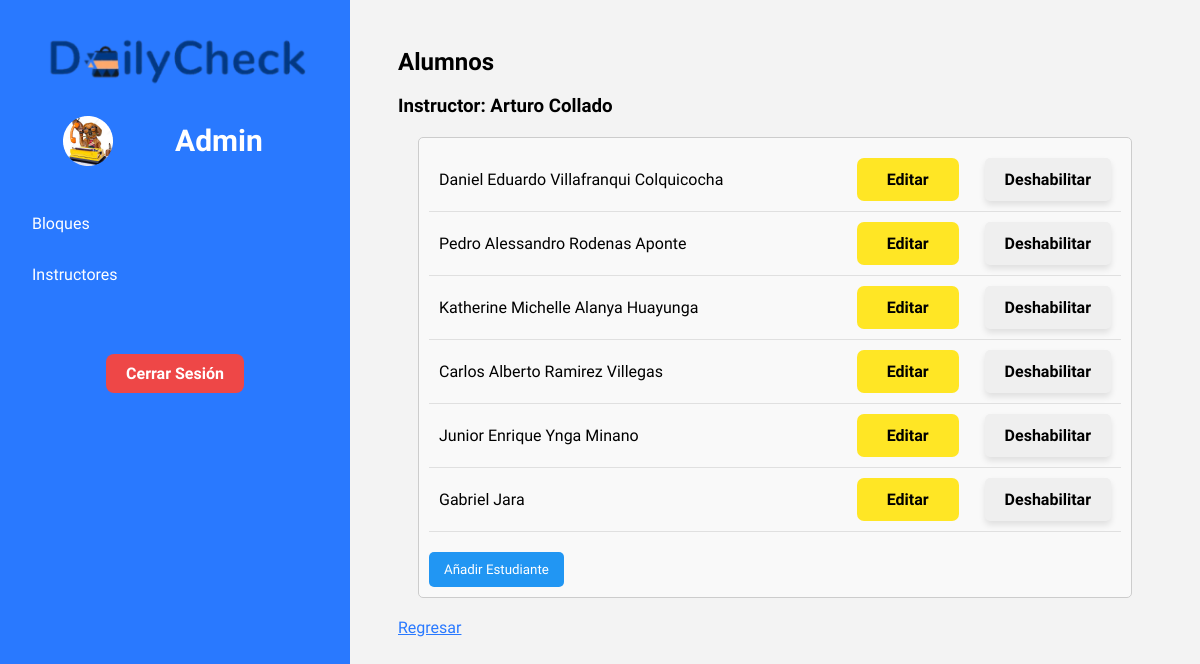
/views/admin/usuarios.php?id=4 (signed in), run on the app's committed database.
### tables this page shows
CREATE TABLE `usuarios` (
  `id` int(11) NOT NULL,
  `nombres` varchar(50) NOT NULL,
  `apellidos` varchar(50) NOT NULL,
  `correo` varchar(50) NOT NULL,
  `clave` varchar(50) NOT NULL,
  `rol_id` int(11) NOT NULL,
  `habilitado` tinyint(4) DEFAULT 1
);

### controller/controladorBloque.php (called while the page is built, shortened)
<?php
require_once $_SERVER['DOCUMENT_ROOT'] . '/SistemaControlAsistencia/model/modeloBloque.php';
class ControladorBloque
{
    private $modelo;
    public function __construct($modelo)
    {
        $this->modelo = $modelo;
    }
    public function obtenerAlumnosAsignados($bloque_id)
    {
        return $this->modelo->obtenerAlumnosPorBloque($bloque_id);
    }
    public function obtenerInstructorPorBloque($bloque_id)
    {
        return $this->modelo->obtenerInstructorPorBloque($bloque_id);
    }
}

### model/modeloBloque.php (called while the page is built, shortened)
<?php
class ModeloBloque
{
    private $conexion;
    public function __construct($conexion)
    {
        $this->conexion = $conexion;
    }
    public function obtenerAlumnosPorBloque($bloque_id)
    {
        $sql = "SELECT u.id, u.nombres, u.apellidos, u.habilitado FROM alumno_bloque ab
                JOIN usuarios u ON ab.alumno_id = u.id
                WHERE ab.bloque_id = :bloque_id";
        $stmt = $this->conexion->prepare($sql);
        $stmt->execute([':bloque_id' => $bloque_id]);
        return $stmt->fetchAll(PDO::FETCH_ASSOC);
    }
    public function obtenerInstructorPorBloque($bloque_id)
    {
        $sql =
            "SELECT p.nombres, p.apellidos
        FROM bloques AS b
        INNER JOIN usuarios AS p
        ON b.profesor_id = p.id
        WHERE b.id = :bloque_id";
        $stmt = $this->conexion->prepare($sql);
        $stmt->execute([':bloque_id' => $bloque_id]);
        return $stmt->fetch(PDO::FETCH_ASSOC);
    }
}

### views/admin/usuarios.php (the view, shortened to what this page needs)
<?php
require_once '../../controller/controladorBloque.php';
$modelo = new ModeloBloque($conexion);
$controladorBloque = new ControladorBloque($modelo);
$bloque_id = isset($_GET['id']) ? $_GET['id'] : null;
$alumnosAsignados = $controladorBloque->obtenerAlumnosAsignados($bloque_id);
$profesor = $controladorBloque->obtenerInstructorPorBloque($bloque_id);
$profesorName = $profesor['nombres'] . " " .  $profesor['apellidos'];
?>
<!DOCTYPE html>
<html lang="en">
<head>
    <link rel="stylesheet" href="../../public/css/admin.css">
    <link rel="stylesheet" href="../../public/css/usuarios_bloques.css">
</head>
<body>
    <div class="c-admin">
        <div class="admin-info">
            <div class="c-img-logo">
                <img src="../../public/img/logo.png" alt="">
            </div>
            <div class="informacion-admin">
                <img src="../../public/img/profile.png" alt="Foto de Perfil de admin">
                <p>Admin</p>
            </div>
            <nav class="admin-nav">
                    <ul>
                        <li>
                            <a href="index.php" class="nav-link">
                                Bloques
                            </a>
                        </li>
                        <li>
                            <a href="instructores.php" class="nav-link">
                                Instructores
                            </a>
                        </li>
                    </ul>
                </nav>
            <div class="c-cerrar-sesion">
                <a href="../logout.php" type="button" class="btn btn-danger">Cerrar Sesión</a>
            </div>
        </div>
        <div class="bloques">
            <h2>Alumnos</h2>
            <h3 style="margin-top: 1em;">Instructor: <?= $profesorName ?></h3>
            <div class="usuarios">
                <?php foreach ($alumnosAsignados as $alumno): ?>
                    <div class="alumno-item" id="alumno-<?php echo $alumno['id']; ?>">
                        <?php echo ($alumno['nombres'] . ' ' . $alumno['apellidos']); ?>
                        <div class="botones-acciones">
                            <button class="boton-editar" data-id="<?php echo $alumno['id']; ?>">Editar</button>
                            <div class="toggle-buttons">
                                <button class="toggle-button" id="button-disable-<?php echo $alumno['id']; ?>"
                                    onclick="toggleAlumno(<?php echo $alumno['id']; ?>)"
                                    style="<?php echo !$alumno['habilitado'] ? 'display: none;' : ''; ?>">
                                    Deshabilitar
                                </button>
                            </div>
                        </div>
                    </div>
                <?php endforeach; ?>
                <div class="c-boton-">
                    <button class="openModal" id="openModal">Añadir Estudiante</button>
                </div>
            </div>
            <a href="index.php" class="link">Regresar</a>
        </div>
    </div>
</body>
</html>

### public/css/admin.css (style rules this page uses)
.c-admin { display: grid; grid-template-columns: minmax(250px, 350px) 1fr; background: var(--neutral); min-height: 100vh; }
.admin-info { background-color: var(--blue); color: var(--light); }
.c-img-logo { padding: 1.5em; }
.informacion-admin { width: 100%; display: grid; grid-template-columns: repeat(2, 1fr); align-items: center; }
.informacion-admin img { margin: auto; }
.informacion-admin p { font-size: 30px; font-weight: bold; }
.admin-nav { padding: 2em 0; width: 100%; }
.admin-nav .nav-link { display: flex; align-items: center; gap: 1em; padding: 1em 2em; }
.c-cerrar-sesion { width: 100%; text-align: center; margin-block-start: 2rem; }
.boton-editar { background-color: var(--yellow); font-size: 1rem; padding: 10px 30px; border: none; font-weight: bold; margin-inline: 1rem; cursor: pointer; border-radius: 7px; }
.bloques { margin: 3rem; }

### public/css/usuarios_bloques.css (style rules this page uses)
.usuarios { margin: 20px; padding: 10px; border: 1px solid #ccc; border-radius: 5px; background-color: #f9f9f9; }
.alumno-item { display: flex; justify-content: space-between; align-items: center; padding: 10px; border-bottom: 1px solid #e0e0e0; }
.botones-acciones { display: flex; gap: 10px; }
.c-boton- { margin-top: 20px; }
.openModal { padding: 10px 15px; background-color: #2196F3; color: white; border: none; border-radius: 5px; cursor: pointer; transition: background-color 0.3s ease; }
.toggle-buttons { display: flex; gap: 15px; }
.toggle-button { padding: 12px 20px; border: none; border-radius: 5px; font-size: 16px; font-weight: bold; cursor: pointer; transition: all 0.3s ease; box-shadow: 0 4px 6px rgba(0, 0, 0, 0.1); }

### public/css/main.css (style rules this page uses)
:root { --dark: #333333; --light: #ffffff; --neutral: #f3f3f3; --dark-5: #afafaf; --blue: #2979ff; --red: #ee4747; --yellow: #ffe625; --orange: #ff9925; --green: #59a936; }
* { margin: 0; padding: 0; box-sizing: border-box; font-family: 'Onest', sans-serif; }
body { min-height: 100vh; background-color: var(--neutral); }
img { display: block; max-width: 100%; }
a { text-decoration: none; color: inherit; }
.link { text-decoration: underline; color: var(--blue); }
.btn { border: none; padding: 10px 20px; font-weight: 600; font-size: 1em; border-radius: 8px; cursor: pointer; transition: all ease 0.3s; }
.btn-danger { background: var(--red); color: var(--light); }

### data on the page
usuarios: profesorName "Arturo Collado"
usuarios: nombres "Daniel Eduardo", apellidos "Villafranqui Colquicocha"
usuarios: nombres "Pedro Alessandro", apellidos "Rodenas Aponte"
usuarios: nombres "Katherine Michelle", apellidos "Alanya Huayunga"
usuarios: nombres "Carlos Alberto", apellidos "Ramirez Villegas"
usuarios: nombres "Junior Enrique", apellidos "Ynga Minano"
usuarios: nombres "Gabriel", apellidos "Jara"
